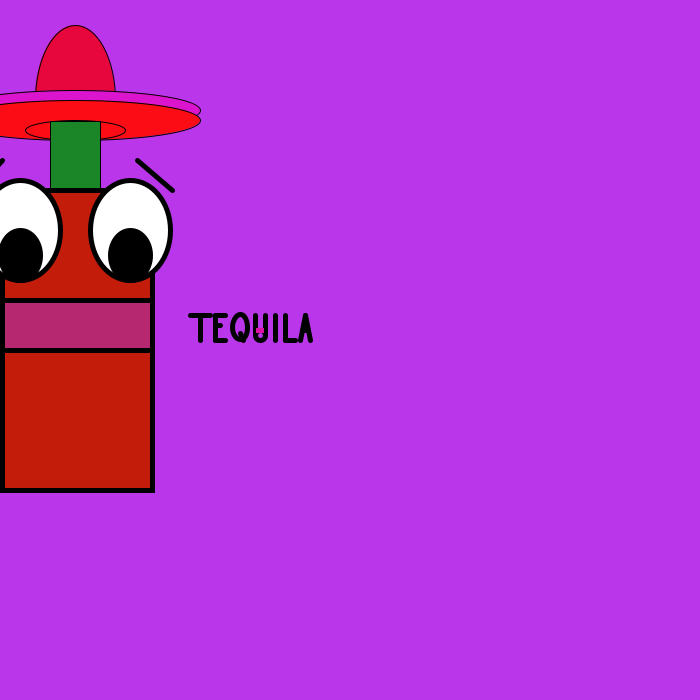
Frame 1 (no input)
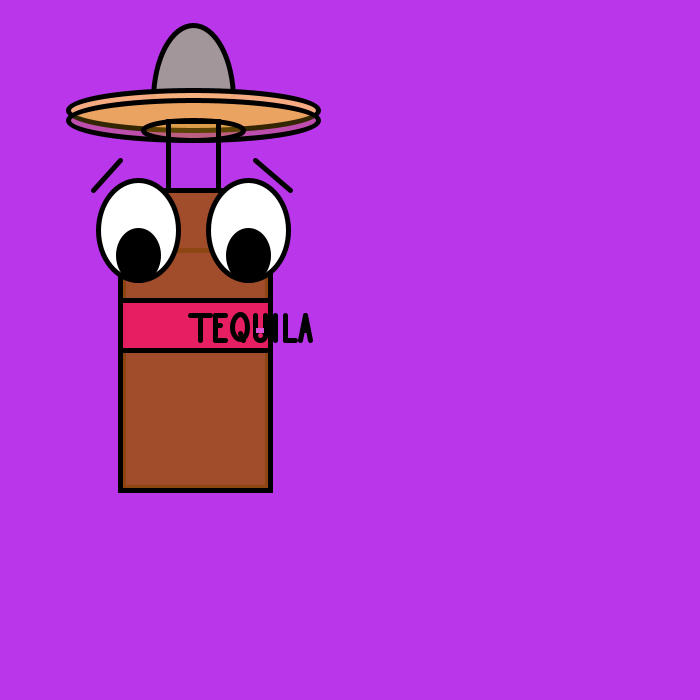
Frame 60 (the mouse pressed at the canvas centre just before this capture)
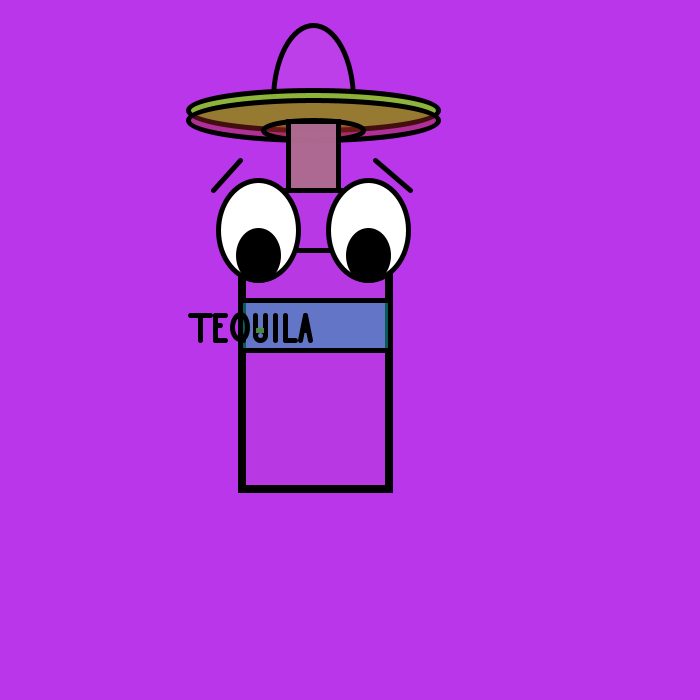
Frame 120 (the mouse held since frame 60 and released just before this capture)

The Processing sketch that drew these frames (run headless with seeded random() and noise(); from frame 60 on, the mouse is pressed at the canvas centre):

// Processing sketch: processing_167051
// ── processing_167051.pde

int x=75;
int y=30;
int j=2;
int k=75;
int l=20;
int m=130;
int n=75;
int o=75;
int p=50;
int q=5;
int r=20;
int s=130;
int t=2;
int u=2;
int v=2;
int w=137;
int a=255;
int b=#07D7E8;
int c=#E8073C;
int d=#DB14CE;
int e=#DB14A3;
int f=#FC0D15;
int g=#1B8628;
int h=-25;
int i=172;
void setup()
{size(700,700);}
void draw()
{background(#BA36EA);
fill(c);
c=c+d;
ellipse(x,100,80,150);
x=x+2;
fill(#BA36EA);
noStroke();
rect(y,100,100,100);
y=y+2;
noFill();
stroke(0);
rect(j,190,150,300);
j=j+2;
fill(d);
d=d+e;
stroke(0);
ellipse(k,110,250,40);
k=k+2;

fill(f);
f=f+g;
stroke(0);
ellipse(n,120,250,40);
n=n+2;
ellipse(o,130,100,20);
o=o+2;
fill(g);
g=g+b;
rect(p,121,50,69);
p=p+2;
fill(b);
b=b+c;
strokeWeight(5);
rect(q,250,144,237);
q=q+2;

fill(c);
c=c+d;
rect(t,190,150,300);
t=t+2;
fill(d);
d=d+e;
rect(u,300,150,50);
u=u+2;
line(200,315,200,340);
line(190,315,210,315);
line(215,315,215,340);
line(215,315,225,315);
line(215,325,220,325);
line(215,340,225,340);
fill(#156718,0);
ellipse(240,327,15,25);
line(240,333,243,340);
line(255,315,255,335);
line(265,315,265,335);
fill(#156718,0);
ellipse(260,335,10,10);
fill(e);
e=e+f;
noStroke();
rect(256,328,8,5);
stroke(0);
line(275,315,275,340);
line(285,315,285,340);
line(285,340,295,340);
line(300,340,305,315);
line(305,315,310,340);
line(302,330,307,330);
fill(255);
ellipse(l,230,80,100);
l=l+2;
ellipse(m,230,80,100);
m=m+2;
fill(0);
ellipse(r,255,40,50);
r=r+2;
ellipse(s,255,40,50);
s=s+2;
strokeWeight(5);
line(h,190,v,160);
h=h+2;
v=v+2;
line(i,190,w,160);
i=i+2;
w=w+2;
}
